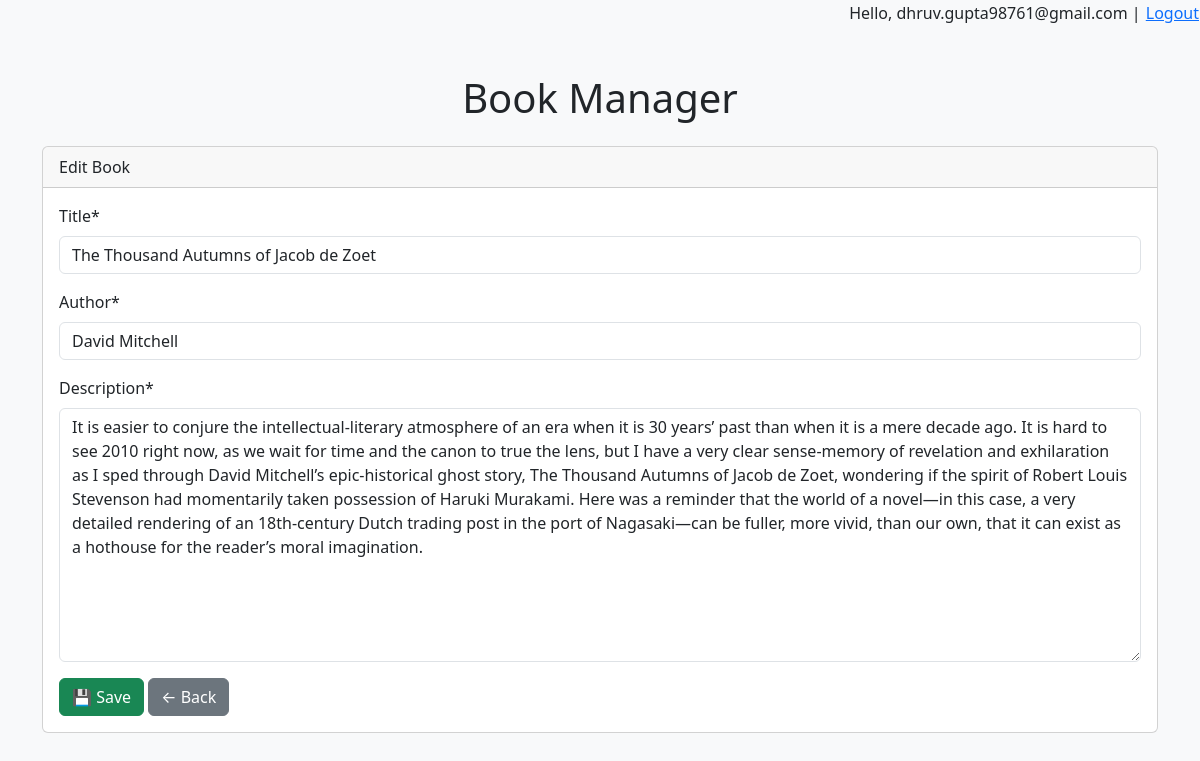
The page /update/7/ (signed in) on the database its author committed.
### books/models.py (models this page shows, shortened)
class Book(models.Model):
    title = models.CharField(max_length=200)
    author = models.CharField(max_length=100)
    description = models.TextField()

### books/views.py (the view)
# urls.py: path('update/<int:pk>/', views.book_update, name='book_update'),
@login_required
def book_update(request, pk):
    book = get_object_or_404(Book, pk=pk)
    form = BookForm(request.POST or None, instance=book)
    if form.is_valid():
        form.save()
        return redirect('book_list')
    return render(request, 'books/book_form.html', {'form': form})

### books/forms.py
class BookForm(forms.ModelForm):
    class Meta:
        model = Book
        fields = ['title', 'author', 'description']

### books/templates/books/book_form.html (shortened to what this page needs)
{% extends 'books/base.html' %}
{% load crispy_forms_tags %}
{% block content %}
<div class="card">
    <div class="card-header">
        {{ form.instance.pk|yesno:"Edit Book,Add New Book" }}
    </div>
    <div class="card-body">
        <form method="post">
            {{ form|crispy }}
            <button type="submit" class="btn btn-success">💾 Save</button>
            <a href="{% url 'book_list' %}" class="btn btn-secondary">← Back</a>
        </form>
    </div>
</div>
{% endblock %}

### books/templates/books/base.html (shortened to what this page needs)
<!DOCTYPE html>
<html lang="en">
<head>
    <link href="https://cdn.jsdelivr.net/npm/bootstrap@5.3.3/dist/css/bootstrap.min.css" rel="stylesheet">
</head>
<body class="bg-light">
    <nav class="mb-4 text-end">
        {% if user.is_authenticated %}
          Hello, {{ user.username }} |
          <form action="{% url 'logout' %}" method="post" style="display:inline;">
            <button type="submit" class="btn btn-link p-0 m-0 align-baseline">Logout</button>
        </form>
        {% else %}
          <a href="{% url 'login' %}">Login</a> |
          <a href="{% url 'register' %}">Register</a>
        {% endif %}
      </nav>
<div class="container mt-5">
    <h1 class="mb-4 text-center"> Book Manager</h1>
    {% block content %}
    {% endblock %}
</div>
</body>
</html>

### rows shown on the page
Book: instance.pk "Edit Book", title "The Thousand Autumns of Jacob de Zoet", author "David Mitchell", description "It is easier to conjure the intellectual-literary atmosphere of an era when it is 30 years’ past than when it is a mere decade ago. It is hard to see 2010 right now, as we wait for time and the canon to true the lens, but I have a very clear sense-memory of revelation and exhilaration as I sped through David Mitchell’s epic-historical ghost story, The Thousand Autumns of Jacob de Zoet, wondering if the spirit of Robert Louis Stevenson had momentarily taken possession of Haruki Murakami. Here was a reminder that the world of a novel—in this case, a very detailed rendering of an 18th-century Dutch trading post in the port of Nagasaki—can be fuller, more vivid, than our own, that it can exist…"

### other values the page prints
{{ user.username }} "dhruv.gupta98761@gmail.com"
